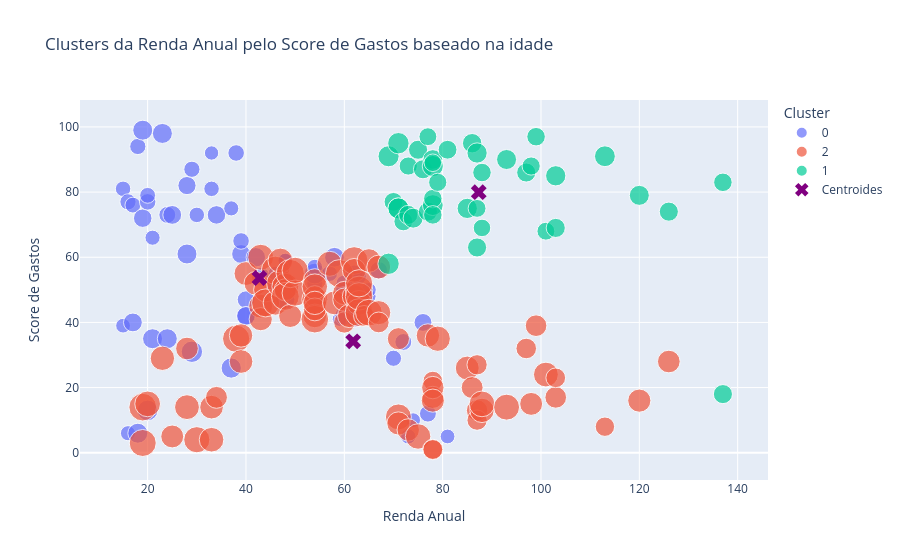

The code cell stored with this chart in its notebook:
### Code cell
df_clusters_3= pd.DataFrame({
    'Renda_Anual': df_encoded['Annual Income'],
    'Score_de_Gastos': df_encoded['Spending Score'],
    'Idade': df_encoded['Age'],
    'cluster': labels_3.astype(str)
})

#Utilizei a idade como size para detalhar um padrão de consumo
fig = px.scatter(df_clusters_3, x='Renda_Anual', y='Score_de_Gastos', color='cluster', size='Idade',
                 color_continuous_scale='viridis', opacity=0.7,
                 title='Clusters da Renda Anual pelo Score de Gastos baseado na idade')

fig.add_scatter(x=centroides_originais_3[:, 0], y=centroides_originais_3[:, 2],
                mode='markers', marker=dict(color='purple', symbol='x', size=14),
                name='Centroides')


fig.update_layout(xaxis_title='Renda Anual', yaxis_title='Score de Gastos',
                  legend_title='Cluster')
fig.show()

### Figure 1 — Plotly figure (JSON) as saved in the notebook; plotly's stock layout.template omitted (floating-point values rounded to 4 significant figures)
{"data": [{"hovertemplate": "cluster=0<br>Renda_Anual=%{x}<br>Score_de_Gastos=%{y}<br>Idade=%{marker.size}<extra></extra>", "legendgroup": "0", "marker": {"color": "#636efa", "opacity": 0.7, "size": [19, 21, 20, 23, 31, 22, 35, 23, 30, 35, 24, 37, 22, 35, 20, 35, 35, 25, 31, 29, 35, 40, 23, 21, 18, 21, 30, 36, 20, 24, 31, 24, 27, 29, 31, 33, 31, 27, 19, 18, 19, 32, 26, 23, 38, 21, 22, 34, 18, 32, 24, 27, 20, 23, 26, 21, 19, 19, 18, 19, 27, 23, 25, 20, 19, 28, 25, 19], "sizemode": "area", "sizeref": 0.175, "symbol": "circle"}, "mode": "markers", "name": "0", "orientation": "v", "showlegend": true, "type": "scatter", "x": [15, 15, 16, 16, 17, 17, 18, 18, 19, 19, 20, 20, 20, 21, 21, 23, 24, 24, 25, 28, 28, 29, 29, 30, 33, 33, 34, 37, 37, 38, 39, 39, 40, 40, 40, 42, 43, 46, 46, 48, 48, 48, 54, 54, 54, 54, 57, 58, 59, 60, 60, 60, 61, 62, 62, 62, 63, 64, 65, 65, 67, 70, 72, 73, 74, 76, 77, 81], "xaxis": "x", "y": [39, 81, 6, 77, 40, 76, 6, 94, 72, 99, 77, 13, 79, 35, 66, 98, 35, 73, 73, 82, 61, 31, 87, 73, 92, 81, 73, 26, 75, 92, 61, 65, 47, 42, 42, 60, 54, 51, 55, 59, 59, 47, 54, 52, 55, 57, 55, 60, 41, 42, 52, 50, 49, 41, 55, 42, 54, 46, 48, 50, 56, 29, 34, 5, 10, 40, 12, 5], "yaxis": "y"}, {"hovertemplate": "cluster=2<br>Renda_Anual=%{x}<br>Score_de_Gastos=%{y}<br>Idade=%{marker.size}<extra></extra>", "legendgroup": "2", "marker": {"color": "#EF553B", "opacity": 0.7, "size": [64, 67, 58, 52, 46, 54, 45, 60, 53, 49, 42, 65, 48, 49, 50, 49, 59, 50, 47, 51, 69, 53, 70, 67, 54, 63, 43, 68, 70, 47, 60, 60, 59, 45, 40, 49, 57, 67, 46, 48, 55, 50, 68, 48, 40, 47, 48, 49, 67, 49, 66, 54, 68, 66, 65, 38, 63, 49, 51, 50, 38, 43, 59, 47, 44, 57, 48, 34, 43, 44, 47, 37, 34, 56, 50, 42, 36, 40, 36, 52, 58, 59, 37, 46, 41, 54, 41, 34, 33, 47, 45], "sizemode": "area", "sizeref": 0.175, "symbol": "circle"}, "mode": "markers", "name": "2", "orientation": "v", "showlegend": true, "type": "scatter", "x": [19, 19, 20, 23, 25, 28, 28, 30, 33, 33, 34, 38, 39, 39, 40, 42, 43, 43, 43, 44, 44, 46, 46, 47, 47, 48, 48, 48, 49, 49, 50, 50, 54, 54, 54, 54, 54, 54, 54, 54, 57, 58, 59, 60, 60, 60, 61, 62, 62, 62, 63, 63, 63, 63, 63, 64, 65, 65, 67, 67, 67, 71, 71, 71, 73, 75, 77, 78, 78, 78, 78, 78, 78, 79, 85, 86, 87, 87, 87, 88, 88, 93, 97, 98, 99, 101, 103, 103, 113, 120, 126], "xaxis": "x", "y": [3, 14, 15, 29, 5, 14, 32, 4, 4, 14, 17, 35, 36, 28, 55, 52, 60, 45, 41, 50, 46, 46, 56, 52, 59, 51, 50, 48, 55, 42, 49, 56, 47, 53, 48, 42, 51, 41, 44, 46, 58, 46, 55, 49, 40, 47, 42, 48, 59, 56, 50, 46, 43, 48, 52, 42, 43, 59, 43, 57, 40, 35, 11, 9, 7, 5, 36, 22, 17, 20, 16, 1, 1, 35, 26, 20, 27, 13, 10, 13, 15, 14, 32, 15, 39, 24, 17, 23, 8, 16, 28], "yaxis": "y"}, {"hovertemplate": "cluster=1<br>Renda_Anual=%{x}<br>Score_de_Gastos=%{y}<br>Idade=%{marker.size}<extra></extra>", "legendgroup": "1", "marker": {"color": "#00cc96", "opacity": 0.7, "size": [40, 39, 31, 40, 38, 39, 31, 29, 32, 35, 32, 32, 28, 32, 34, 39, 38, 27, 30, 30, 29, 31, 36, 33, 32, 28, 36, 30, 27, 35, 32, 29, 30, 28, 36, 32, 38, 35, 32, 32, 30], "sizemode": "area", "sizeref": 0.175, "symbol": "circle"}, "mode": "markers", "name": "1", "orientation": "v", "showlegend": true, "type": "scatter", "x": [69, 69, 70, 71, 71, 71, 72, 73, 73, 74, 75, 76, 77, 77, 78, 78, 78, 78, 78, 78, 79, 81, 85, 86, 87, 87, 87, 88, 88, 93, 97, 98, 99, 101, 103, 103, 113, 120, 126, 137, 137], "xaxis": "x", "y": [58, 91, 77, 95, 75, 75, 71, 88, 73, 72, 93, 87, 97, 74, 90, 88, 76, 89, 78, 73, 83, 93, 75, 95, 63, 75, 92, 86, 69, 90, 86, 88, 97, 68, 85, 69, 91, 79, 74, 18, 83], "yaxis": "y"}, {"marker": {"color": "purple", "size": 14, "symbol": "x"}, "mode": "markers", "name": "Centroides", "type": "scatter", "x": [42.75, 87.34, 61.8], "y": [53.65, 79.98, 34.21]}], "layout": {"legend": {"itemsizing": "constant", "title": {"text": "Cluster"}, "tracegroupgap": 0}, "title": {"text": "Clusters da Renda Anual pelo Score de Gastos baseado na idade"}, "xaxis": {"anchor": "y", "domain": [0, 1], "title": {"text": "Renda Anual"}}, "yaxis": {"anchor": "x", "domain": [0, 1], "title": {"text": "Score de Gastos"}}}}
